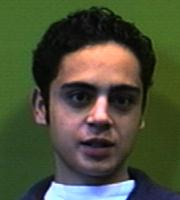
#> input picture img/Essex_Faces/94/ajones.19.jpg, 180 x 200 px
$ python Display_Components.py ../img/Essex_Faces/94/ajones.19.jpg
#> lines starting #> are read from the running program, lines starting #| are printed output that depends on the picture
import argparse
from pathlib import Path

import cv2
from matplotlib import pyplot as plt


def parse_args():
    parser = argparse.ArgumentParser(
        description="Display and optionally save RGB/HSV/YCrCb component images."
    )
    parser.add_argument("image_path", help="Input image path.")
    parser.add_argument(
        "--space",
        choices=["rgb", "hsv", "ycrcb", "all"],
        default="all",
        help="Color space to visualize.",
    )
    parser.add_argument(
        "--save-dir",
        default=None,
        help="Directory where components are saved. Disabled if omitted.",
    )
    parser.add_argument(
        "--no-show",
        action="store_true",
        help="Do not open matplotlib windows (useful for non-GUI runs).",
    )
    return parser.parse_args()


def load_image(image_path):
    img_bgr = cv2.imread(str(image_path), -1)
    if img_bgr is None:
        raise FileNotFoundError(f"Could not read image '{image_path}'.")
    if img_bgr.ndim != 3 or img_bgr.shape[2] != 3:
        raise ValueError("Input image must be a 3-channel color image.")
    return img_bgr


def build_space_data(img_bgr):
    img_rgb = cv2.cvtColor(img_bgr, cv2.COLOR_BGR2RGB)
    r, g, b = cv2.split(img_rgb)
    img_hsv = cv2.cvtColor(img_bgr, cv2.COLOR_BGR2HSV)
    h, s, v = cv2.split(img_hsv)
    img_ycrcb = cv2.cvtColor(img_bgr, cv2.COLOR_BGR2YCrCb)
    y, cr, cb = cv2.split(img_ycrcb)

    return {
        "rgb": {
            "original": img_rgb,
            "channels": [("R", r, "gray"), ("G", g, "gray"), ("B", b, "gray")],
        },
        "hsv": {
            "original": img_rgb,
            "channels": [("H", h, "hsv"), ("S", s, "gray"), ("V", v, "gray")],
        },
        "ycrcb": {
            "original": img_rgb,
            "channels": [("Y", y, "gray"), ("Cr", cr, "gray"), ("Cb", cb, "gray")],
        },
    }


def render_space(space_name, space_data):
    figure, axes = plt.subplots(2, 2, figsize=(8, 8))
    ax_list = axes.ravel()
    ax_list[0].imshow(space_data["original"])
    ax_list[0].set_title("Original")
    ax_list[0].axis("off")

    for index, (channel_name, channel_img, cmap_name) in enumerate(
        space_data["channels"], start=1
    ):
        ax_list[index].imshow(channel_img, cmap=cmap_name)
        ax_list[index].set_title(channel_name)
        ax_list[index].axis("off")

    figure.suptitle(space_name.upper(), fontsize=12)
    figure.tight_layout()
    return figure


def save_space_outputs(base_output_dir, image_stem, space_name, space_data, figure):
    output_dir = Path(base_output_dir) / image_stem / space_name
    output_dir.mkdir(parents=True, exist_ok=True)

    original_bgr = cv2.cvtColor(space_data["original"], cv2.COLOR_RGB2BGR)
    cv2.imwrite(str(output_dir / "original.png"), original_bgr)
    for channel_name, channel_img, _ in space_data["channels"]:
        cv2.imwrite(str(output_dir / f"{channel_name}.png"), channel_img)
    figure.savefig(output_dir / "figure.png", dpi=150)


def main():
    args = parse_args()
    image_path = Path(args.image_path)
    img_bgr = load_image(image_path)
#> in load_image, img_bgr is the input picture: shape (200, 180, 3); mean B, G, R 57, 80.3, 75.4
    height, width, channels = img_bgr.shape
#> height = 200; width = 180; channels = 3
    print(
        "Image size:",
        height,
        "rows x",
        width,
        "cols x",
        channels,
        "channels",
    )
#| Image size: 200 rows x 180 cols x 3 channels

    spaces = build_space_data(img_bgr)
#> in build_space_data, `r, g, b = cv2.split(img_rgb)`:
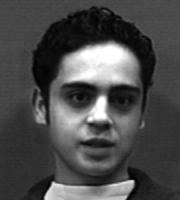
#> r: shape (200, 180); min 0, max 255, mean 75.4
#> in build_space_data, `r, g, b = cv2.split(img_rgb)`:
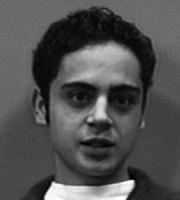
#> g: shape (200, 180); min 0, max 255, mean 80.3
#> in build_space_data, `r, g, b = cv2.split(img_rgb)`:
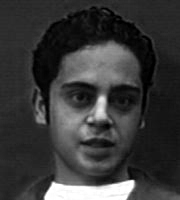
#> b: shape (200, 180); min 0, max 255, mean 57
#> in build_space_data, `img_hsv = cv2.cvtColor(img_bgr, cv2.COLOR_BGR2HSV)`: img_hsv: shape (200, 180, 3); mean H, S, V 57.1, 112.6, 92
#> in build_space_data, `h, s, v = cv2.split(img_hsv)`:
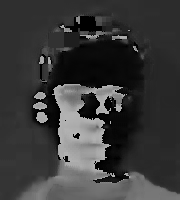
#> h: shape (200, 180); min 0, max 179, mean 57.1
#> in build_space_data, `h, s, v = cv2.split(img_hsv)`:
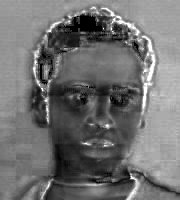
#> s: shape (200, 180); min 0, max 255, mean 112.6
#> in build_space_data, `h, s, v = cv2.split(img_hsv)`:
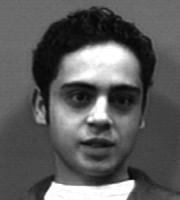
#> v: shape (200, 180); min 2, max 255, mean 92
#> in build_space_data, `img_ycrcb = cv2.cvtColor(img_bgr, cv2.COLOR_BGR2YCrCb)`: img_ycrcb: shape (200, 180, 3); mean of channels 0, 1, 2 76.2, 127.4, 117.2
#> in build_space_data, `y, cr, cb = cv2.split(img_ycrcb)`:
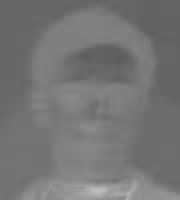
#> cb: shape (200, 180); min 92, max 190, mean 117.2
#> spaces = 3 items
    selected_spaces = ["rgb", "hsv", "ycrcb"] if args.space == "all" else [args.space]
    figures = []
    for space_name in selected_spaces:
        figure = render_space(space_name, spaces[space_name])
        figures.append(figure)
        if args.save_dir is not None:
            save_space_outputs(args.save_dir, image_path.stem, space_name, spaces[space_name], figure)
#> after the loop, figures = 3 items

    if not args.no_show:
        plt.show()
    else:
        for figure in figures:
            plt.close(figure)


if __name__ == "__main__":
    main()

$ run again, on img/Essex_Faces/94/anpage.19.jpg
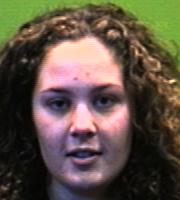
#> input picture img/Essex_Faces/94/anpage.19.jpg, 180 x 200 px
#> in load_image, img_bgr is the input picture: shape (200, 180, 3); mean B, G, R 69.8, 83.1, 95.8
#| Image size: 200 rows x 180 cols x 3 channels
#> img_hsv: shape (200, 180, 3); mean H, S, V 57.3, 91.3, 101.4
#> in build_space_data, `h, s, v = cv2.split(img_hsv)`:
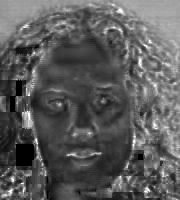
#> s: shape (200, 180); min 0, max 255, mean 91.3
#> img_ycrcb: shape (200, 180, 3); mean of channels 0, 1, 2 85.4, 135.4, 119.2
#> in build_space_data, `y, cr, cb = cv2.split(img_ycrcb)`:
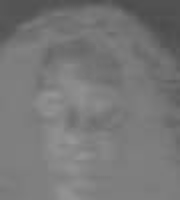
#> cb: shape (200, 180); min 76, max 151, mean 119.2
#> spaces = 3 items

$ run again, on img/Essex_Faces/94/asamma.19.jpg
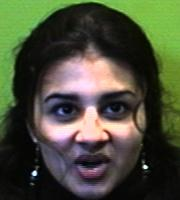
#> input picture img/Essex_Faces/94/asamma.19.jpg, 180 x 200 px
#> in load_image, img_bgr is the input picture: shape (200, 180, 3); mean B, G, R 58.6, 78.8, 74.7
#| Image size: 200 rows x 180 cols x 3 channels
#> img_hsv: shape (200, 180, 3); mean H, S, V 59.2, 89.5, 87.8
#> in build_space_data, `h, s, v = cv2.split(img_hsv)`:
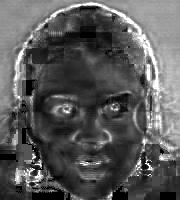
#> s: shape (200, 180); min 0, max 255, mean 89.5
#> img_ycrcb: shape (200, 180, 3); mean of channels 0, 1, 2 75.3, 127.6, 118.6
#> in build_space_data, `y, cr, cb = cv2.split(img_ycrcb)`:
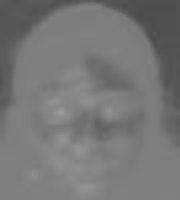
#> cb: shape (200, 180); min 75, max 156, mean 118.6
#> spaces = 3 items

$ run again, on img/Essex_Faces/94/asheal.18.jpg
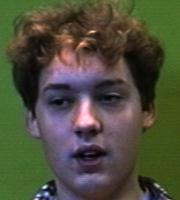
#> input picture img/Essex_Faces/94/asheal.18.jpg, 180 x 200 px
#> in load_image, img_bgr is the input picture: shape (200, 180, 3); mean B, G, R 60.1, 78.2, 78.1
#| Image size: 200 rows x 180 cols x 3 channels
#> img_hsv: shape (200, 180, 3); mean H, S, V 64.3, 105.8, 90.6
#> img_ycrcb: shape (200, 180, 3); mean of channels 0, 1, 2 76.1, 129.5, 119
#> in build_space_data, `y, cr, cb = cv2.split(img_ycrcb)`:
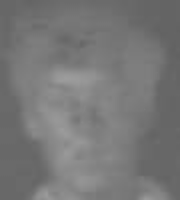
#> cb: shape (200, 180); min 98, max 157, mean 119
#> spaces = 3 items
